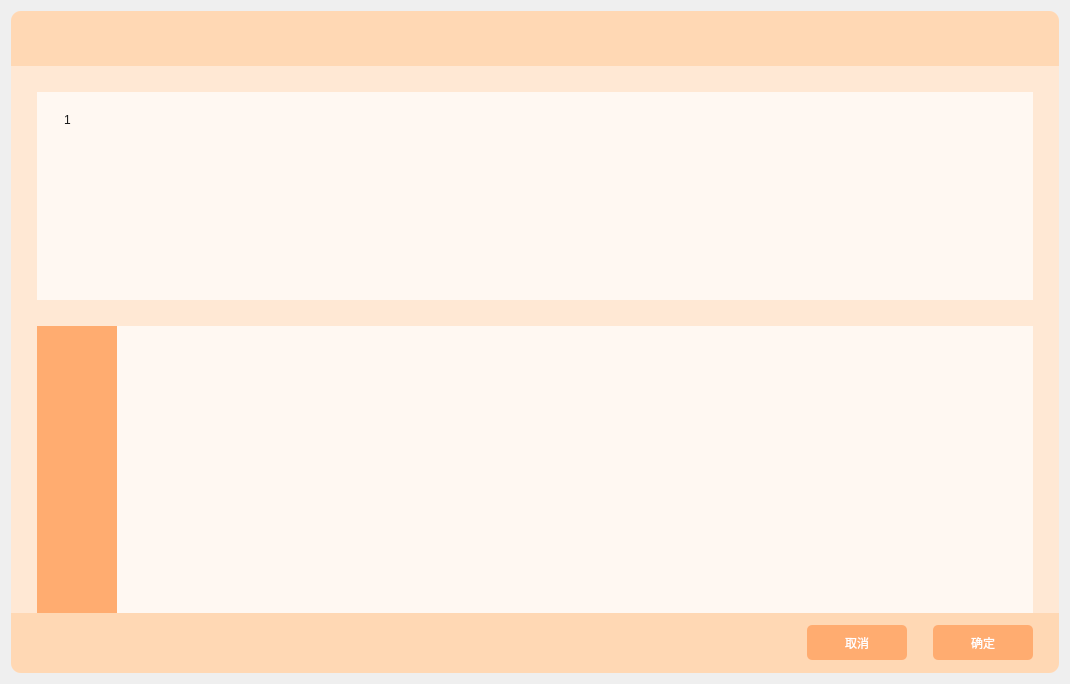
<?xml version="1.0" encoding="UTF-8"?>
<ui version="4.0">
 <class>CloneExtractPreview</class>
 <widget class="QWidget" name="CloneExtractPreview">
  <property name="geometry">
   <rect>
    <x>0</x>
    <y>0</y>
    <width>1070</width>
    <height>684</height>
   </rect>
  </property>
  <property name="windowTitle">
   <string>Form</string>
  </property>
  <layout class="QVBoxLayout" name="verticalLayout_4">
   <item>
    <widget class="QWidget" name="widget" native="true">
     <property name="styleSheet">
      <string notr="true">#widget{
	background-color: rgb(255, 232, 212);
border-radius: 10px;
}</string>
     </property>
     <layout class="QVBoxLayout" name="verticalLayout">
      <property name="spacing">
       <number>0</number>
      </property>
      <property name="leftMargin">
       <number>0</number>
      </property>
      <property name="topMargin">
       <number>0</number>
      </property>
      <property name="rightMargin">
       <number>0</number>
      </property>
      <property name="bottomMargin">
       <number>0</number>
      </property>
      <item>
       <widget class="QWidget" name="TopBar" native="true">
        <property name="minimumSize">
         <size>
          <width>0</width>
          <height>55</height>
         </size>
        </property>
        <property name="maximumSize">
         <size>
          <width>16777215</width>
          <height>55</height>
         </size>
        </property>
        <property name="styleSheet">
         <string notr="true">QWidget{
background-color: rgb(255, 216, 180);
	border-top-left-radius: 10px;
	border-top-right-radius: 10px;
}

QPushButton{
	border: none;
	outline: none;
}</string>
        </property>
        <layout class="QHBoxLayout" name="horizontalLayout_5">
         <property name="spacing">
          <number>30</number>
         </property>
         <property name="leftMargin">
          <number>0</number>
         </property>
         <property name="topMargin">
          <number>0</number>
         </property>
         <property name="rightMargin">
          <number>0</number>
         </property>
         <property name="bottomMargin">
          <number>0</number>
         </property>
         <item>
          <spacer name="horizontalSpacer_4">
           <property name="orientation">
            <enum>Qt::Horizontal</enum>
           </property>
           <property name="sizeHint" stdset="0">
            <size>
             <width>917</width>
             <height>20</height>
            </size>
           </property>
          </spacer>
         </item>
         <item>
          <widget class="QPushButton" name="Minimize">
           <property name="minimumSize">
            <size>
             <width>0</width>
             <height>35</height>
            </size>
           </property>
           <property name="maximumSize">
            <size>
             <width>16777215</width>
             <height>35</height>
            </size>
           </property>
           <property name="cursor">
            <cursorShape>PointingHandCursor</cursorShape>
           </property>
           <property name="styleSheet">
            <string notr="true">QPushButton{
	image: url(:/images/minimize.svg);
}

QPushButton:hover{
	image: url(:/images/minimize-white.svg);
}</string>
           </property>
           <property name="text">
            <string/>
           </property>
          </widget>
         </item>
         <item>
          <widget class="QPushButton" name="Maximize">
           <property name="minimumSize">
            <size>
             <width>0</width>
             <height>35</height>
            </size>
           </property>
           <property name="maximumSize">
            <size>
             <width>16777215</width>
             <height>35</height>
            </size>
           </property>
           <property name="cursor">
            <cursorShape>PointingHandCursor</cursorShape>
           </property>
           <property name="styleSheet">
            <string notr="true">QPushButton{
	image: url(:/images/maximize.svg);
}

QPushButton:hover{
	image: url(:/images/maximize-white.svg);
}</string>
           </property>
           <property name="text">
            <string/>
           </property>
          </widget>
         </item>
         <item>
          <widget class="QPushButton" name="Close">
           <property name="minimumSize">
            <size>
             <width>0</width>
             <height>35</height>
            </size>
           </property>
           <property name="maximumSize">
            <size>
             <width>16777215</width>
             <height>35</height>
            </size>
           </property>
           <property name="cursor">
            <cursorShape>PointingHandCursor</cursorShape>
           </property>
           <property name="styleSheet">
            <string notr="true">QPushButton{
	image: url(:/images/topbar_close.svg);
	padding-right: 20px;
}

QPushButton:hover{
	image: url(:/images/topbar_close-white.svg);
}</string>
           </property>
           <property name="text">
            <string/>
           </property>
          </widget>
         </item>
        </layout>
       </widget>
      </item>
      <item>
       <widget class="QWidget" name="widget_3" native="true">
        <property name="styleSheet">
         <string notr="true">QScrollBar{
background-color: rgb(255, 245, 239);
}
QScrollBar:vertical {
width: 18px;
}
QScrollBar:horizontal {
background: transparent;
height: 18px;
}
QScrollBar::handle {
background-color: rgb(255, 172, 112);
border-radius: 9px;
}
QScrollBar::handle:vertical {
min-height: 100px;
}
QScrollBar::add-line {
width: 0px;
height: 0px;
}
QScrollBar::sub-line{
width: 0px;
height: 0px;
}
QScrollBar::add-page {
background: none;
}
QScrollBar::sub-page{
background: none;
}</string>
        </property>
        <layout class="QVBoxLayout" name="verticalLayout_2" stretch="4,6">
         <property name="spacing">
          <number>26</number>
         </property>
         <property name="leftMargin">
          <number>26</number>
         </property>
         <property name="topMargin">
          <number>26</number>
         </property>
         <property name="rightMargin">
          <number>26</number>
         </property>
         <property name="bottomMargin">
          <number>0</number>
         </property>
         <item>
          <widget class="QTreeWidget" name="treeWidget">
           <property name="maximumSize">
            <size>
             <width>16777215</width>
             <height>300</height>
            </size>
           </property>
           <property name="styleSheet">
            <string notr="true">#treeWidget{
	border: none;
	background-color: rgb(255, 248, 242);
	padding-left: 27px;
	padding-top: 13px;
}

QHeaderView::section{
	background-color: rgb(255, 248, 242);
	height: 30px;
	border: none;
	color: rgb(25, 25, 25);
}

</string>
           </property>
           <column>
            <property name="text">
             <string notr="true">1</string>
            </property>
           </column>
          </widget>
         </item>
         <item>
          <widget class="QFrame" name="frame">
           <property name="frameShape">
            <enum>QFrame::NoFrame</enum>
           </property>
           <property name="frameShadow">
            <enum>QFrame::Raised</enum>
           </property>
           <layout class="QHBoxLayout" name="horizontalLayout_3">
            <property name="spacing">
             <number>0</number>
            </property>
            <property name="leftMargin">
             <number>0</number>
            </property>
            <property name="topMargin">
             <number>0</number>
            </property>
            <property name="rightMargin">
             <number>0</number>
            </property>
            <property name="bottomMargin">
             <number>0</number>
            </property>
            <item>
             <widget class="QLabel" name="label">
              <property name="minimumSize">
               <size>
                <width>80</width>
                <height>0</height>
               </size>
              </property>
              <property name="maximumSize">
               <size>
                <width>80</width>
                <height>16777215</height>
               </size>
              </property>
              <property name="styleSheet">
               <string notr="true">background-color: rgb(255, 172, 112);
color: rgb(0, 0, 0);
padding-top: 4px;
padding-right: 4px;</string>
              </property>
              <property name="text">
               <string/>
              </property>
             </widget>
            </item>
            <item>
             <widget class="QTextEdit" name="textEdit">
              <property name="styleSheet">
               <string notr="true">#textEdit{
	border: none;
	background-color: rgb(255, 248, 242);
	padding-right: 7px;
	color: rgb(25,25,25);
}</string>
              </property>
              <property name="readOnly">
               <bool>true</bool>
              </property>
              <property name="html">
               <string>&lt;!DOCTYPE HTML PUBLIC &quot;-//W3C//DTD HTML 4.0//EN&quot; &quot;http://www.w3.org/TR/REC-html40/strict.dtd&quot;&gt;
&lt;html&gt;&lt;head&gt;&lt;meta name=&quot;qrichtext&quot; content=&quot;1&quot; /&gt;&lt;meta charset=&quot;utf-8&quot; /&gt;&lt;style type=&quot;text/css&quot;&gt;
p, li { white-space: pre-wrap; }
&lt;/style&gt;&lt;/head&gt;&lt;body style=&quot; font-family:'Microsoft YaHei UI'; font-size:9pt; font-weight:400; font-style:normal;&quot;&gt;
&lt;p style=&quot;-qt-paragraph-type:empty; margin-top:0px; margin-bottom:0px; margin-left:0px; margin-right:0px; -qt-block-indent:0; text-indent:0px; font-family:'Source Code Pro'; font-size:15pt;&quot;&gt;&lt;br /&gt;&lt;/p&gt;&lt;/body&gt;&lt;/html&gt;</string>
              </property>
             </widget>
            </item>
           </layout>
          </widget>
         </item>
        </layout>
       </widget>
      </item>
      <item>
       <widget class="QWidget" name="widget_2" native="true">
        <property name="minimumSize">
         <size>
          <width>0</width>
          <height>60</height>
         </size>
        </property>
        <property name="maximumSize">
         <size>
          <width>16777215</width>
          <height>60</height>
         </size>
        </property>
        <property name="styleSheet">
         <string notr="true">#widget_2{
background-color: rgb(255, 216, 180);
	border-bottom-left-radius: 10px;
	border-bottom-right-radius: 10px;
}</string>
        </property>
        <layout class="QHBoxLayout" name="horizontalLayout">
         <property name="rightMargin">
          <number>26</number>
         </property>
         <item>
          <spacer name="horizontalSpacer">
           <property name="orientation">
            <enum>Qt::Horizontal</enum>
           </property>
           <property name="sizeHint" stdset="0">
            <size>
             <width>922</width>
             <height>20</height>
            </size>
           </property>
          </spacer>
         </item>
         <item>
          <widget class="QPushButton" name="Cancel">
           <property name="minimumSize">
            <size>
             <width>100</width>
             <height>35</height>
            </size>
           </property>
           <property name="cursor">
            <cursorShape>PointingHandCursor</cursorShape>
           </property>
           <property name="styleSheet">
            <string notr="true">background-color: rgb(255, 172, 112);
color: rgb(255, 255, 255);
border: none;
border-radius: 5px;</string>
           </property>
           <property name="text">
            <string>取消</string>
           </property>
          </widget>
         </item>
         <item>
          <spacer name="horizontalSpacer_2">
           <property name="orientation">
            <enum>Qt::Horizontal</enum>
           </property>
           <property name="sizeType">
            <enum>QSizePolicy::Fixed</enum>
           </property>
           <property name="sizeHint" stdset="0">
            <size>
             <width>20</width>
             <height>20</height>
            </size>
           </property>
          </spacer>
         </item>
         <item>
          <widget class="QPushButton" name="Finish">
           <property name="minimumSize">
            <size>
             <width>100</width>
             <height>35</height>
            </size>
           </property>
           <property name="cursor">
            <cursorShape>PointingHandCursor</cursorShape>
           </property>
           <property name="styleSheet">
            <string notr="true">background-color: rgb(255, 172, 112);
color: rgb(255, 255, 255);
border: none;
border-radius: 5px;</string>
           </property>
           <property name="text">
            <string>确定</string>
           </property>
          </widget>
         </item>
        </layout>
       </widget>
      </item>
     </layout>
    </widget>
   </item>
  </layout>
 </widget>
 <resources/>
 <connections/>
</ui>
